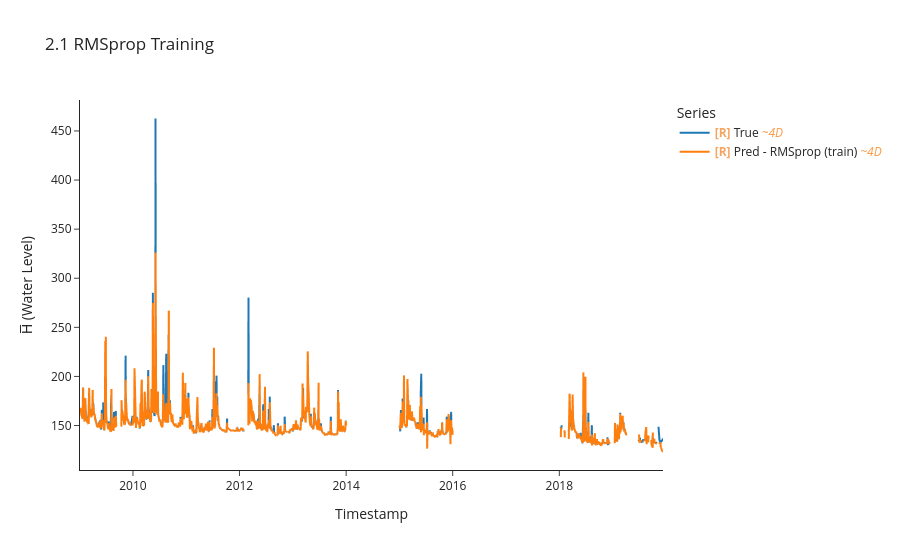

The cell this chart's notebook holds for it:
### Markdown cell above
### RMS-Prop

### Code cell
import torch.optim as optim
torch.manual_seed(42)

model_rms, _, crit_rms = build_mlp(LOOKBACK * N_FEATURES, HORIZON)
opt_rms = optim.RMSprop(model_rms.parameters(), lr=1e-3, alpha=0.99)

y_tr_rms, y_pr_rms, idx_rms, losses_rms = uf.train_model_online(
    model_rms, opt_rms, crit_rms,
    BEST_TRAIN_DS, train_df,
    LOOKBACK, HORIZON, BATCH_SIZE,
    max_grad_norm=1.0,
)

uf.calculate_metrics_and_plot(
    {"RMSprop (train)": (y_tr_rms, y_pr_rms, idx_rms)},
    plot_title="2.1 RMSprop Training",
    export_metrics=True, export_html=True,
    export_file_name="results/training/online/p2_rmsprop",
)

### Figure 1 — Plotly figure (JSON) as saved in the notebook; plotly's stock layout.template omitted (floating-point values rounded to 4 significant figures; data arrays with more than 128 entries replaced by an {"elided": "..."} marker saying what was removed)
{"data": [{"hovertemplate": "Legend=True<br>Timestamp=%{x}<br>H̅ (Water Level)=%{y}<extra></extra>", "legendgroup": "True", "line": {"color": "#1f77b4", "dash": "solid", "width": 2}, "marker": {"symbol": "circle"}, "mode": "lines", "name": "<b style=\"color:sandybrown\">[R]</b> True <i style=\"color:#fc9944\">~4D</i>", "showlegend": true, "type": "scattergl", "uid": "e3e420ff-8bbd-4453-821b-3d1020cdf05a", "x": {"elided": "1011 str values"}, "xaxis": "x", "y": {"elided": "1011 float values"}, "yaxis": "y"}, {"hovertemplate": "Legend=Pred - RMSprop (train)<br>Timestamp=%{x}<br>H̅ (Water Level)=%{y}<extra></extra>", "legendgroup": "Pred - RMSprop (train)", "line": {"color": "#ff7f0e", "dash": "solid", "width": 2}, "marker": {"symbol": "circle"}, "mode": "lines", "name": "<b style=\"color:sandybrown\">[R]</b> Pred - RMSprop (train) <i style=\"color:#fc9944\">~4D</i>", "showlegend": true, "type": "scattergl", "uid": "76e69033-0716-45d5-9b54-e34ca7a8b4df", "x": {"elided": "1014 str values"}, "xaxis": "x", "y": {"elided": "1014 float values"}, "yaxis": "y"}], "layout": {"height": 550, "legend": {"title": {"text": "Series"}, "tracegroupgap": 0}, "title": {"text": "2.1 RMSprop Training"}, "xaxis": {"anchor": "y", "domain": [0, 1], "title": {"text": "Timestamp"}}, "yaxis": {"anchor": "x", "domain": [0, 1], "title": {"text": "H̅ (Water Level)"}}}}
